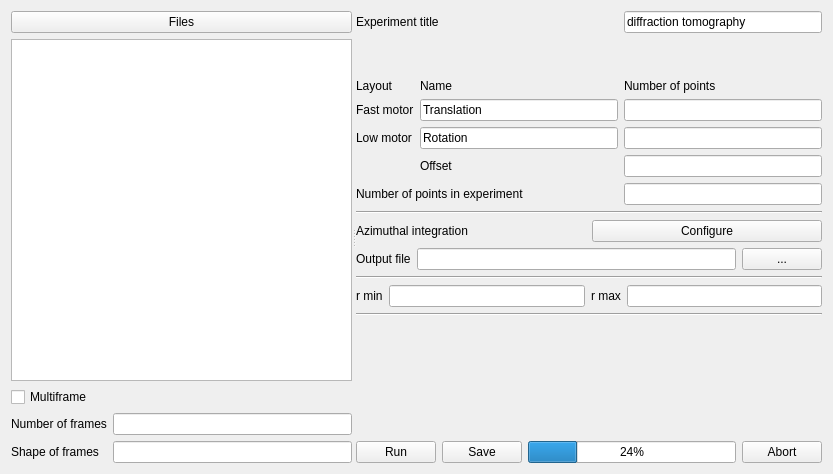
<?xml version="1.0" encoding="UTF-8"?>
<ui version="4.0">
 <class>diffractionImaging</class>
 <widget class="QWidget" name="diffractionImaging">
  <property name="geometry">
   <rect>
    <x>0</x>
    <y>0</y>
    <width>833</width>
    <height>474</height>
   </rect>
  </property>
  <property name="windowTitle">
   <string>Diffraction imaging</string>
  </property>
  <layout class="QVBoxLayout" name="verticalLayout_3">
   <item>
    <widget class="QSplitter" name="splitter">
     <property name="orientation">
      <enum>Qt::Horizontal</enum>
     </property>
     <widget class="QWidget" name="layoutWidget">
      <layout class="QVBoxLayout" name="verticalLayout">
       <item>
        <layout class="QHBoxLayout" name="horizontalLayout_3">
         <item>
          <widget class="QPushButton" name="files">
           <property name="text">
            <string>Files</string>
           </property>
          </widget>
         </item>
        </layout>
       </item>
       <item>
        <widget class="QTreeView" name="listFiles">
         <property name="editTriggers">
          <set>QAbstractItemView::DoubleClicked|QAbstractItemView::EditKeyPressed|QAbstractItemView::SelectedClicked</set>
         </property>
         <property name="selectionMode">
          <enum>QAbstractItemView::ExtendedSelection</enum>
         </property>
         <property name="textElideMode">
          <enum>Qt::ElideNone</enum>
         </property>
         <property name="sortingEnabled">
          <bool>true</bool>
         </property>
         <property name="allColumnsShowFocus">
          <bool>true</bool>
         </property>
        </widget>
       </item>
       <item>
        <widget class="QCheckBox" name="multiframe">
         <property name="text">
          <string>Multiframe</string>
         </property>
        </widget>
       </item>
       <item>
        <layout class="QFormLayout" name="formLayout">
         <item row="0" column="0">
          <widget class="QLabel" name="label_8">
           <property name="text">
            <string>Number of frames</string>
           </property>
          </widget>
         </item>
         <item row="0" column="1">
          <widget class="QLineEdit" name="numberOfFrames">
           <property name="alignment">
            <set>Qt::AlignRight|Qt::AlignTrailing|Qt::AlignVCenter</set>
           </property>
           <property name="readOnly">
            <bool>true</bool>
           </property>
          </widget>
         </item>
         <item row="1" column="0">
          <widget class="QLabel" name="label_10">
           <property name="text">
            <string>Shape of frames</string>
           </property>
          </widget>
         </item>
         <item row="1" column="1">
          <widget class="QLineEdit" name="frameShape">
           <property name="alignment">
            <set>Qt::AlignRight|Qt::AlignTrailing|Qt::AlignVCenter</set>
           </property>
           <property name="readOnly">
            <bool>true</bool>
           </property>
          </widget>
         </item>
        </layout>
       </item>
      </layout>
     </widget>
     <widget class="QWidget" name="layoutWidget">
      <layout class="QVBoxLayout" name="verticalLayout_2">
       <item>
        <layout class="QGridLayout" name="gridLayout">
         <item row="0" column="0" colspan="2">
          <widget class="QLabel" name="label_11">
           <property name="text">
            <string>Experiment title</string>
           </property>
          </widget>
         </item>
         <item row="0" column="2">
          <widget class="QLineEdit" name="experimentTitle">
           <property name="text">
            <string>diffraction tomography</string>
           </property>
          </widget>
         </item>
         <item row="1" column="0">
          <spacer name="verticalSpacer_4">
           <property name="orientation">
            <enum>Qt::Vertical</enum>
           </property>
           <property name="sizeHint" stdset="0">
            <size>
             <width>20</width>
             <height>40</height>
            </size>
           </property>
          </spacer>
         </item>
         <item row="1" column="1">
          <spacer name="verticalSpacer_3">
           <property name="orientation">
            <enum>Qt::Vertical</enum>
           </property>
           <property name="sizeHint" stdset="0">
            <size>
             <width>20</width>
             <height>40</height>
            </size>
           </property>
          </spacer>
         </item>
         <item row="1" column="2">
          <spacer name="verticalSpacer_2">
           <property name="orientation">
            <enum>Qt::Vertical</enum>
           </property>
           <property name="sizeHint" stdset="0">
            <size>
             <width>20</width>
             <height>40</height>
            </size>
           </property>
          </spacer>
         </item>
         <item row="2" column="0">
          <widget class="QLabel" name="label_12">
           <property name="text">
            <string>Layout</string>
           </property>
          </widget>
         </item>
         <item row="2" column="1">
          <widget class="QLabel" name="label_5">
           <property name="text">
            <string>Name</string>
           </property>
          </widget>
         </item>
         <item row="2" column="2">
          <widget class="QLabel" name="label_6">
           <property name="text">
            <string>Number of points</string>
           </property>
          </widget>
         </item>
         <item row="3" column="0">
          <widget class="QLabel" name="label">
           <property name="text">
            <string>Fast motor</string>
           </property>
          </widget>
         </item>
         <item row="3" column="1">
          <widget class="QLineEdit" name="fastMotorName">
           <property name="text">
            <string>Translation</string>
           </property>
          </widget>
         </item>
         <item row="3" column="2">
          <widget class="QLineEdit" name="fastMotorPts">
           <property name="alignment">
            <set>Qt::AlignRight|Qt::AlignTrailing|Qt::AlignVCenter</set>
           </property>
          </widget>
         </item>
         <item row="4" column="0">
          <widget class="QLabel" name="label_2">
           <property name="text">
            <string>Low motor</string>
           </property>
          </widget>
         </item>
         <item row="4" column="1">
          <widget class="QLineEdit" name="slowMotorName">
           <property name="text">
            <string>Rotation</string>
           </property>
          </widget>
         </item>
         <item row="4" column="2">
          <widget class="QLineEdit" name="slowMotorPts">
           <property name="alignment">
            <set>Qt::AlignRight|Qt::AlignTrailing|Qt::AlignVCenter</set>
           </property>
          </widget>
         </item>
         <item row="5" column="1">
          <widget class="QLabel" name="label_3">
           <property name="text">
            <string>Offset</string>
           </property>
          </widget>
         </item>
         <item row="5" column="2">
          <widget class="QLineEdit" name="offset">
           <property name="alignment">
            <set>Qt::AlignRight|Qt::AlignTrailing|Qt::AlignVCenter</set>
           </property>
          </widget>
         </item>
         <item row="6" column="0" colspan="2">
          <widget class="QLabel" name="label_4">
           <property name="text">
            <string>Number of points in experiment</string>
           </property>
          </widget>
         </item>
         <item row="6" column="2">
          <widget class="QLineEdit" name="numberOfPoints">
           <property name="toolTip">
            <string>fast_pts * slow_pts - offset</string>
           </property>
           <property name="alignment">
            <set>Qt::AlignRight|Qt::AlignTrailing|Qt::AlignVCenter</set>
           </property>
          </widget>
         </item>
        </layout>
       </item>
       <item>
        <widget class="Line" name="line">
         <property name="orientation">
          <enum>Qt::Horizontal</enum>
         </property>
        </widget>
       </item>
       <item>
        <layout class="QHBoxLayout" name="horizontalLayout_4">
         <item>
          <widget class="QLabel" name="label_7">
           <property name="text">
            <string>Azimuthal integration</string>
           </property>
          </widget>
         </item>
         <item>
          <widget class="QPushButton" name="configureDiffraction">
           <property name="text">
            <string>Configure</string>
           </property>
          </widget>
         </item>
        </layout>
       </item>
       <item>
        <layout class="QHBoxLayout" name="horizontalLayout">
         <item>
          <widget class="QLabel" name="label_9">
           <property name="text">
            <string>Output file</string>
           </property>
          </widget>
         </item>
         <item>
          <widget class="QLineEdit" name="outputFile"/>
         </item>
         <item>
          <widget class="QPushButton" name="outputFileSelector">
           <property name="text">
            <string>...</string>
           </property>
          </widget>
         </item>
        </layout>
       </item>
       <item>
        <widget class="Line" name="line_2">
         <property name="orientation">
          <enum>Qt::Horizontal</enum>
         </property>
        </widget>
       </item>
       <item>
        <layout class="QHBoxLayout" name="horizontalLayout_2">
         <item>
          <widget class="QLabel" name="label_14">
           <property name="text">
            <string>r min</string>
           </property>
          </widget>
         </item>
         <item>
          <widget class="QLineEdit" name="rMin"/>
         </item>
         <item>
          <widget class="QLabel" name="label_13">
           <property name="text">
            <string>r max</string>
           </property>
          </widget>
         </item>
         <item>
          <widget class="QLineEdit" name="rMax"/>
         </item>
        </layout>
       </item>
       <item>
        <widget class="Line" name="line_3">
         <property name="orientation">
          <enum>Qt::Horizontal</enum>
         </property>
        </widget>
       </item>
       <item>
        <spacer name="verticalSpacer">
         <property name="orientation">
          <enum>Qt::Vertical</enum>
         </property>
         <property name="sizeHint" stdset="0">
          <size>
           <width>20</width>
           <height>40</height>
          </size>
         </property>
        </spacer>
       </item>
       <item>
        <layout class="QHBoxLayout" name="horizontalLayout_5">
         <item>
          <widget class="QPushButton" name="runButton">
           <property name="text">
            <string>Run</string>
           </property>
          </widget>
         </item>
         <item>
          <widget class="QPushButton" name="saveButton">
           <property name="text">
            <string>Save</string>
           </property>
          </widget>
         </item>
         <item>
          <widget class="QProgressBar" name="progressBar">
           <property name="value">
            <number>24</number>
           </property>
          </widget>
         </item>
         <item>
          <widget class="QPushButton" name="abortButton">
           <property name="text">
            <string>Abort</string>
           </property>
          </widget>
         </item>
        </layout>
       </item>
      </layout>
     </widget>
    </widget>
   </item>
  </layout>
 </widget>
 <resources/>
 <connections/>
</ui>
